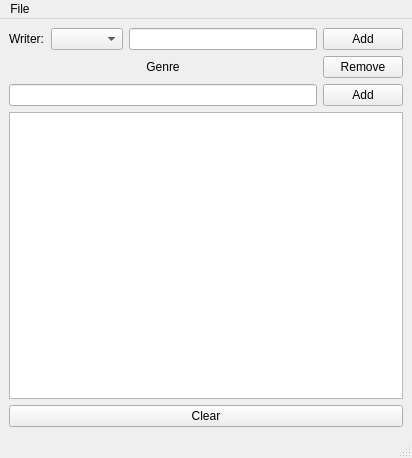
<?xml version="1.0" encoding="UTF-8"?>
<ui version="4.0">
 <class>mainwindow</class>
 <widget class="QMainWindow" name="mainwindow">
  <property name="geometry">
   <rect>
    <x>0</x>
    <y>0</y>
    <width>412</width>
    <height>458</height>
   </rect>
  </property>
  <property name="sizePolicy">
   <sizepolicy hsizetype="Preferred" vsizetype="Preferred">
    <horstretch>0</horstretch>
    <verstretch>0</verstretch>
   </sizepolicy>
  </property>
  <property name="windowTitle">
   <string>MainWindow</string>
  </property>
  <property name="autoFillBackground">
   <bool>false</bool>
  </property>
  <widget class="QWidget" name="centralwidget">
   <property name="enabled">
    <bool>true</bool>
   </property>
   <property name="acceptDrops">
    <bool>true</bool>
   </property>
   <property name="autoFillBackground">
    <bool>false</bool>
   </property>
   <layout class="QVBoxLayout" name="verticalLayout_3">
    <item>
     <layout class="QGridLayout" name="gridLayout">
      <property name="sizeConstraint">
       <enum>QLayout::SetDefaultConstraint</enum>
      </property>
      <item row="1" column="0">
       <layout class="QHBoxLayout" name="horizontalLayout">
        <item>
         <layout class="QVBoxLayout" name="verticalLayout_2">
          <item>
           <widget class="QLabel" name="label">
            <property name="text">
             <string>Genre</string>
            </property>
            <property name="scaledContents">
             <bool>false</bool>
            </property>
            <property name="alignment">
             <set>Qt::AlignCenter</set>
            </property>
           </widget>
          </item>
          <item>
           <widget class="QLineEdit" name="lineEdit"/>
          </item>
         </layout>
        </item>
        <item>
         <layout class="QVBoxLayout" name="verticalLayout">
          <item>
           <widget class="QPushButton" name="remove_button">
            <property name="text">
             <string>Remove</string>
            </property>
           </widget>
          </item>
          <item>
           <widget class="QPushButton" name="add_button">
            <property name="text">
             <string>Add</string>
            </property>
           </widget>
          </item>
         </layout>
        </item>
       </layout>
      </item>
      <item row="2" column="0">
       <widget class="QListWidget" name="listWidget"/>
      </item>
      <item row="3" column="0">
       <widget class="QPushButton" name="clear_button">
        <property name="text">
         <string>Clear</string>
        </property>
       </widget>
      </item>
      <item row="0" column="0">
       <layout class="QHBoxLayout" name="horizontalLayout_2">
        <property name="topMargin">
         <number>0</number>
        </property>
        <item>
         <widget class="QLabel" name="label_2">
          <property name="text">
           <string>Writer:</string>
          </property>
         </widget>
        </item>
        <item>
         <widget class="QComboBox" name="writersList"/>
        </item>
        <item>
         <widget class="QLineEdit" name="writerEdit"/>
        </item>
        <item>
         <widget class="QPushButton" name="addWriter">
          <property name="text">
           <string>Add</string>
          </property>
         </widget>
        </item>
       </layout>
      </item>
     </layout>
    </item>
   </layout>
  </widget>
  <widget class="QMenuBar" name="menubar">
   <property name="geometry">
    <rect>
     <x>0</x>
     <y>0</y>
     <width>412</width>
     <height>21</height>
    </rect>
   </property>
   <widget class="QMenu" name="menu">
    <property name="title">
     <string>File</string>
    </property>
    <addaction name="actionOpen"/>
    <addaction name="actionSave"/>
   </widget>
   <addaction name="menu"/>
  </widget>
  <widget class="QStatusBar" name="statusbar"/>
  <action name="actionOpen">
   <property name="text">
    <string>Open</string>
   </property>
   <property name="shortcut">
    <string>Ctrl+O</string>
   </property>
  </action>
  <action name="actionSave">
   <property name="text">
    <string>Save</string>
   </property>
   <property name="shortcut">
    <string>Ctrl+S</string>
   </property>
  </action>
 </widget>
 <resources/>
 <connections/>
</ui>
